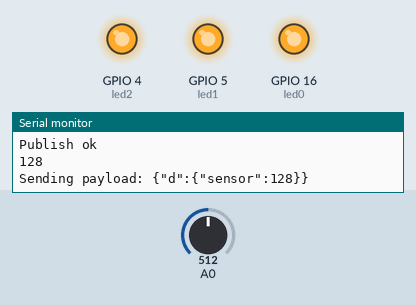
Recording of a sketch running on a simulated ESP8266 (NodeMCU). Parts: output pins drawn as LEDs (lit = HIGH), the last lines printed to the serial monitor. The inputs (shaded band) are chosen by the test bench; at power-on: A0 = 512. WiFi joins after 1.5 s; servers stay silent unless stated; no MQTT or app messages arrive unless stated.

Above: at 2.7 s.
2.8 s: A0 set to 84
5.8 s: A0 set to 74
At 7.0 s:
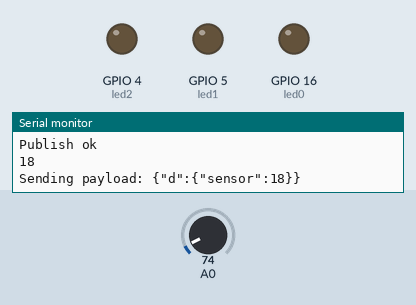
7.3 s: A0 set to 122
At 8.1 s:
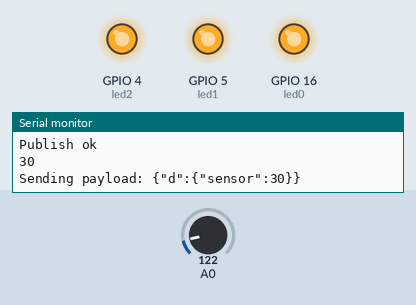
Timing chart, 0 to 10.3 s (numbered marks = the images above; inputs shaded):
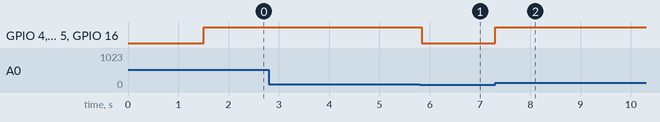

The sketch:

streetlightweb.ino
```cpp
#include <ESP8266WiFi.h>
#include <PubSubClient.h>

//-------- Customise these values -----------
const char* ssid ="BALAJI 3RD FLOOR 3B";
const char* password = "11223344";
String command;

#define ORG "rd09a0"
#define DEVICE_TYPE "Raspberry-Pi"
#define DEVICE_ID "123"
#define TOKEN "87654321"
//-------- Customise the above values --------

char server[] = ORG ".messaging.internetofthings.ibmcloud.com";
char topic[] = "iot-2/evt/Data/fmt/json";
char authMethod[] = "use-token-auth";
char token[] = TOKEN;
char clientId[] = "d:" ORG ":" DEVICE_TYPE ":" DEVICE_ID;

int led0 = 16;
int led1 = 5;
int led2 = 4;
int sensorValue;

WiFiClient wifiClient;
PubSubClient client(server, 1883,wifiClient);

void setup() {
 Serial.begin(115200);
 Serial.println();
 //dht.begin();
 Serial.print("Connecting to ");
 Serial.print(ssid);
 WiFi.begin(ssid, password);
 while (WiFi.status() != WL_CONNECTED) {
 delay(500);
 Serial.print(".");
 }
 Serial.println("");

 Serial.print("WiFi connected, IP address: ");
 Serial.println(WiFi.localIP());
 Serial.begin(9600);
  pinMode(led0,OUTPUT);
  pinMode(led1,OUTPUT);
  pinMode(led2,OUTPUT);
}

void loop() {

  sensorValue = analogRead(A0);   // read the input on analog pin 0
  sensorValue = map(sensorValue,0,1023,0,255);
  Serial.println(sensorValue);

 if(sensorValue<20){
        digitalWrite(led0,LOW);
        digitalWrite(led1,LOW);
        digitalWrite(led2,LOW);

  }

     if(sensorValue>20) {
        digitalWrite(led0,HIGH);
        digitalWrite(led1,HIGH);
        digitalWrite(led2,HIGH);

    }
PublishData(sensorValue);
 if (!client.loop()) {
    mqttConnect();
  }
delay(10);
// int sensorValue = analogRead(A0);
  // print out the value you read:
  //Serial.println(sensorValue);
  //delay(1);
}
void mqttConnect() {
  if (!client.connected()) {
    Serial.print("Reconnecting MQTT client to "); Serial.println(server);
    while (!client.connect(clientId, authMethod, token)) {
      Serial.print(".");
      delay(500);
    }
    initManagedDevice();
    Serial.println();
  }
}
void initManagedDevice() {
  if (client.subscribe(topic)) {
    Serial.println("subscribe to cmd OK");
  } else {
    Serial.println("subscribe to cmd FAILED");
  }
}

void callback(char* topic, byte* payload, unsigned int payloadLength) {
  Serial.print("callback invoked for topic: "); Serial.println(topic);

  for (int i = 0; i < payloadLength; i++) {
    //Serial.println((char)payload[i]);
    command += (char)payload[i];
  }
Serial.println(command);
//if(command == "LIGHTON"){
  //digitalWrite(D1,LOW);
 // Serial.println("Light is Switched ON");
//}
//if(command == "LIGHTOFF"){
  //digitalWrite(D1,HIGH);
  //Serial.println("Light is Switched OFF");
//}
command ="";
}
void PublishData(int sen){
 if (!!!client.connected()) {
 Serial.print("Reconnecting client to ");
 Serial.println(server);
 while (!!!client.connect(clientId, authMethod, token)) {
 Serial.print(".");
 delay(50);
 }
 Serial.println();
 }
  String payload = "{\"d\":{\"sensor\":";
  payload += sen;
  payload += "}}";
 Serial.print("Sending payload: ");
 Serial.println(payload);

 if (client.publish(topic, (char*) payload.c_str())) {
 Serial.println("Publish ok");
 } else {
 Serial.println("Publish failed");
 }
}
```

Measured:
- the behaviour switches between 79 and 78 on A0 (found by bisection; images 0 and 1)
- after the input at 5.8 s, GPIO 4 (led2), GPIO 5 (led1), GPIO 16 (led0): HIGH → LOW at once
- after the input at 7.3 s, GPIO 4 (led2), GPIO 5 (led1), GPIO 16 (led0): LOW → HIGH at once
